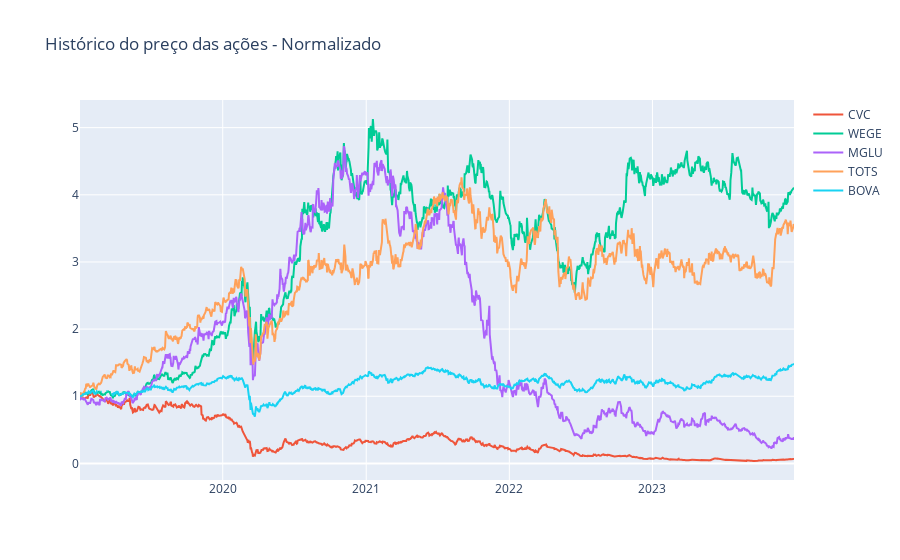

Notebook code cell kept with this figure:
### Code cell
figura = px.line(title = 'Histórico do preço das ações - Normalizado')
for i in df_norm.columns[1:]:
    figura.add_scatter(x=df_norm.index, y=df_norm[i], name=i)
figura.show()

### Figure 1 — Plotly figure (JSON) as saved in the notebook; plotly's stock layout.template omitted (floating-point values rounded to 4 significant figures; data arrays with more than 128 entries replaced by an {"elided": "..."} marker saying what was removed)
{"data": [{"hovertemplate": "<extra></extra>", "legendgroup": "", "line": {"color": "#636efa", "dash": "solid"}, "marker": {"symbol": "circle"}, "mode": "lines", "name": "", "orientation": "v", "showlegend": false, "type": "scatter", "xaxis": "x", "yaxis": "y"}, {"name": "CVC", "type": "scatter", "x": {"elided": "1241 str values"}, "y": {"elided": "1241 float values"}}, {"name": "WEGE", "type": "scatter", "x": {"elided": "1241 str values"}, "y": {"elided": "1241 float values"}}, {"name": "MGLU", "type": "scatter", "x": {"elided": "1241 str values"}, "y": {"elided": "1241 float values"}}, {"name": "TOTS", "type": "scatter", "x": {"elided": "1241 str values"}, "y": {"elided": "1241 float values"}}, {"name": "BOVA", "type": "scatter", "x": {"elided": "1241 str values"}, "y": {"elided": "1241 float values"}}], "layout": {"legend": {"tracegroupgap": 0}, "title": {"text": "Histórico do preço das ações - Normalizado"}, "xaxis": {"anchor": "y", "domain": [0, 1]}, "yaxis": {"anchor": "x", "domain": [0, 1]}}}
